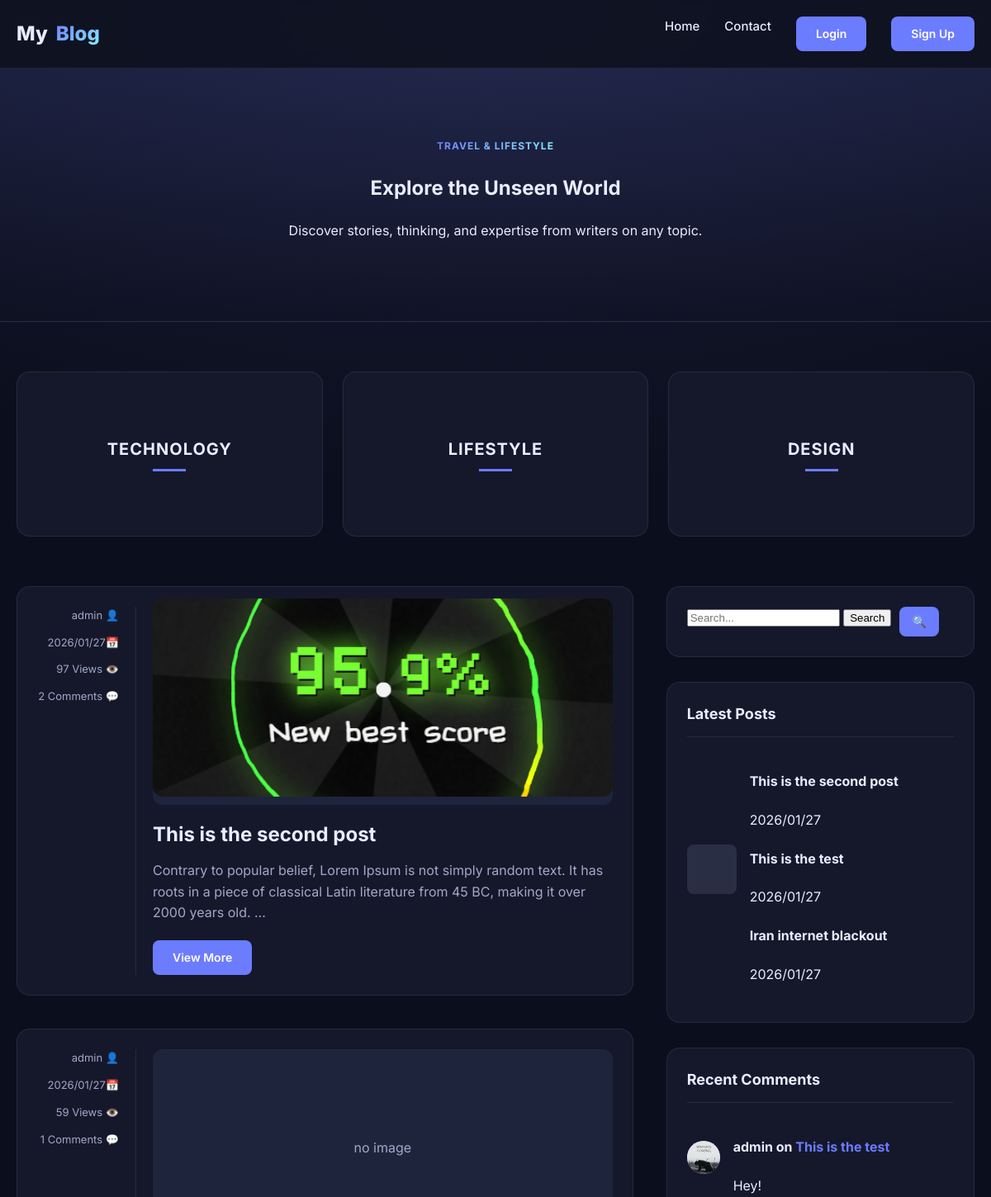
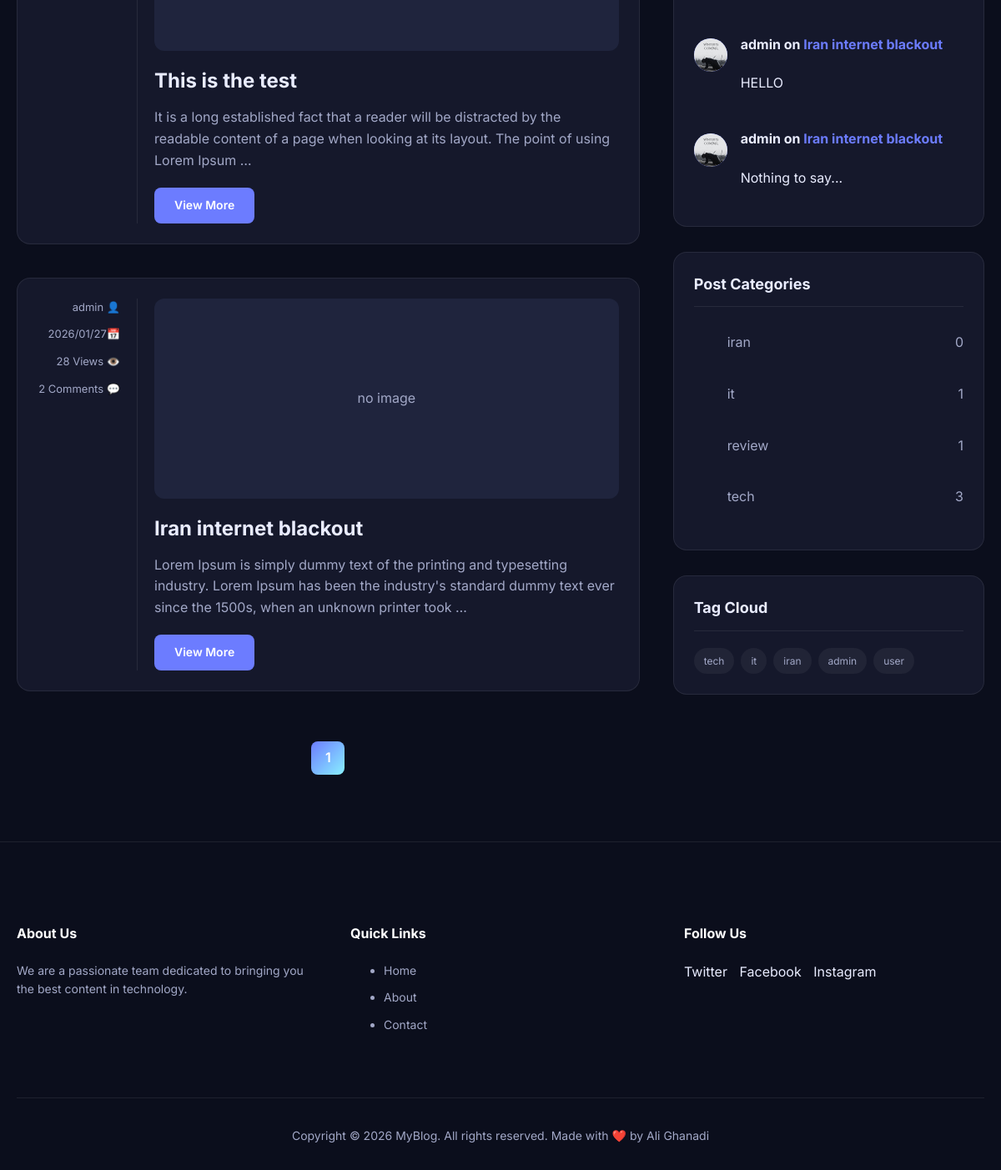
The page / on the database its author committed (2 pictures, top to bottom).
### posts/models.py (models this page shows, shortened)
class Post(models.Model):
    img = models.ImageField(upload_to='blog_images/', blank=True, null=True)
    title = models.CharField(max_length=200)
    content = models.TextField()
    author = models.ForeignKey(
        settings.AUTH_USER_MODEL,
        on_delete=models.CASCADE,
        related_name="posts"
    )
    created_date = models.DateTimeField(auto_now_add=True)
    updated_date = models.DateTimeField(auto_now=True)
    status = models.BooleanField(default=True)
    def __str__(self):
        return f"{self.title}"
    category = models.ManyToManyField(
        Category,
        related_name="posts",
        blank=True
    )
    tag = models.ManyToManyField(
        Tag,
        related_name="posts",
        blank=True
    )
    counted_views = models.IntegerField(default=0)
    @property
    def active_comment_count(self):
        return self.comments.filter(is_active=1).count()

class Comment(models.Model):
    post = models.ForeignKey(
        Post,
        on_delete=models.CASCADE,
        related_name='comments'
    )
    user_comment = models.ForeignKey(
        settings.AUTH_USER_MODEL,
        on_delete=models.CASCADE,
        related_name="user_comment"
    )
    content = models.TextField()
    is_active = models.BooleanField(default=False)
    created_at = models.DateTimeField(auto_now_add=True)

class Category(models.Model):
    name = models.CharField(max_length=100, unique=True)
    slug = models.SlugField(unique=True)
    class Meta:
      verbose_name_plural = "Categories"

class Tag(models.Model):
    name = models.CharField(max_length=100, unique=True)
    slug = models.SlugField(unique=True)

### accounts/models.py (models this page shows)
class CustomUser(AbstractUser):
    email = models.EmailField(unique=True)
    first_name = models.CharField(max_length=50)
    last_name = models.CharField(max_length=50)
    phone_number = models.CharField(max_length=20, blank=False, null=False)
    profile_picture = models.ImageField(upload_to='profiles/', blank=True, null=True)
    biography = models.TextField(default="No bio")
    def __str__(self):
        return self.username

### posts/views.py (the view)
# urls.py: path('', blog_home, name='blog_home'),
def blog_home(request):
    posts = Post.objects.filter(status=1, created_date__lte=timezone.now()).order_by('-created_date')
    paginator = Paginator(posts, 10)
    page_number = request.GET.get("page")
    page_obj = paginator.get_page(page_number)
    tags = Tag.objects.all()
    categories = Category.objects.annotate(
        post_count=Count('posts', distinct=True)
    )
    return render(request, 'blog/blog.html', {
        'posts': page_obj,
        'tags': tags,
        'categories': categories,
    })

### posts/templatetags/blog_tags.py (called while the page is built)
@register.inclusion_tag('blog/partials/sidebar/latest_posts.html')
def show_latest_posts():
    posts = Post.objects.all().order_by('-id')[:3]
    return {'posts': posts}

@register.inclusion_tag('blog/partials/sidebar/recent_comments.html')
def show_recent_comments(count=3):
    comments = Comment.objects.filter(is_active=1).order_by('-created_at')[:3]
    return {'comments': comments}

### templates/blog/blog.html (shortened to what this page needs)
{% extends 'base.html' %}
{% load blog_tags %}
{% block content %}
  <section class="hero">
    <div class="container">
      <span class="badge">Travel & Lifestyle</span>
      <h1>Explore the Unseen World</h1>
      <p>Discover stories, thinking, and expertise from writers on any topic.</p>
    </div>
  </section>
  <section class="top-cats">
    <div class="container">
      <div class="cat-grid">
        <div class="cat-card">
          <div class="cat-overlay">
            <div class="cat-title">Technology</div>
            <div class="cat-line"></div>
          </div>
        </div>
        <div class="cat-card">
          <div class="cat-overlay">
            <div class="cat-title">Lifestyle</div>
            <div class="cat-line"></div>
          </div>
        </div>
        <div class="cat-card">
          <div class="cat-overlay">
            <div class="cat-title">Design</div>
            <div class="cat-line"></div>
          </div>
        </div>
      </div>
    </div>
  </section>
  <section class="main-area">
    <div class="container layout-grid">
      <div class="posts-list">
        {% for post in posts %}
        <article class="post-item">
          <div class="post-meta-side">
            <div>{{post.author}} <span>👤</span></div>
            <div>{{post.created_date|date:"Y/m/d"}}<span>📅</span></div>
            <div>{{post.counted_views}} Views <span>👁️</span></div>
            <div>{{post.active_comment_count}} Comments <span>💬</span></div>
          </div>
          <div class="post-content">
            {% if post.img %}
            <div style="background: #1f243d; height: 240px; border-radius: 12px; margin-bottom: 20px; display: flex; align-items: center; justify-content: center; color: var(--muted);">
              <img src="{{post.img.url}}" alt="{{ post.title }}">
            </div>
            {% else %}
            <div style="background: #1f243d; height: 240px; border-radius: 12px; margin-bottom: 20px; display: flex; align-items: center; justify-content: center; color: var(--muted);">
              no image
            </div>
            {% endif %}
            <h2 class="post-title"><a href="{% url 'blog:single' pid=post.id %}">{{post.title}}</a></h2>
            <p class="post-excerpt">
              {{ post.content|truncatewords:30 }}
            </p>
            <a href="{% url 'blog:single' pid=post.id %}" class="btn">View More</a>
          </div>
        </article>
        {% endfor %}
        <div class="pagination">
          {% for i in posts.paginator.page_range %}
             {% if posts.number == i %}
                 <span class="page-link active">{{ i }}</span>
             {% else %}
                 <a href="?page={{ i }}" class="page-link">{{ i }}</a>
             {% endif %}
           {% endfor %}
        </div>
      </div>
      <aside class="sidebar-widgets">
        {% include 'blog/partials/sidebar/search.html' %}
        {% show_latest_posts %}
        {% show_recent_comments %}
        {% include 'blog/partials/sidebar/categories.html' %}
        {% include 'blog/partials/sidebar/tag_cloud.html' %}
      </aside>
    </div>
  </section>
{% endblock %}

### templates/blog/partials/sidebar/latest_posts.html
<div class="widget">
  <h3 class="widget-title">Latest Posts</h3>
  <div class="mini-post">
    <div class="mini-thumb"></div>
    <div class="mini-details">
      {% for post in posts %}
      <h4><a href="{% url 'blog:single' pid=post.id %}">{{post.title}}</a></h4>
      <span class="date">{{post.created_date|date:"Y/m/d"}}</span>
      {% endfor %}
    </div>
  </div>
</div>

### templates/blog/partials/sidebar/recent_comments.html
<div class="widget">
  <h3 class="widget-title">Recent Comments</h3>
  {% for comment in comments %}
  <div class="mini-post">
    <div style="width: 40px; height: 40px; border-radius: 50%; background: var(--accent); overflow: hidden; display: grid; place-items: center; flex-shrink: 0;">
        {% if comment.user_comment.profile_picture %}
          <img src="{{comment.user_comment.profile_picture.url}}" alt="{{ comment.user_comment.username }}" style="width: 100%; height: 100%; object-fit: cover;">
        {% else %}
          <div style="background: #1f243d; width: 100%; height: 100%; display: flex; align-items: center; justify-content: center; color: var(--muted); font-size: 10px;"></div>
        {% endif %}
    </div>
    <div class="mini-details">
      <h4>{{comment.user_comment}} on <a href="#" style="color: var(--accent);">{{comment.post}}</a></h4>
      <span class="date">{{comment.content}}</span>
    </div>
  </div>
  {% endfor %}
</div>

### templates/blog/partials/sidebar/categories.html
<div class="widget">
  <h3 class="widget-title">Post Categories</h3>
  {% for category in categories %}
  <ul class="cat-list">
    <li><a href="{% url 'blog:cat' category_slug=category.slug %}">{{category.name}}</a> <span>{{category.post_count}}</span></li>
  </ul>
{% endfor %}
</div>

### templates/blog/partials/sidebar/tag_cloud.html
<div class="widget">
  <h3 class="widget-title">Tag Cloud</h3>
  <div class="tag-cloud">
    {% for tag in tags %}
      <a href="{% url 'blog:tag' tag_slug=tag.slug %}" class="tag">{{ tag.name }}</a>
    {% empty %}
      <span class="muted">No tags yet</span>
    {% endfor %}
  </div>
</div>

### templates/base.html (style rules this page uses)
:root { --bg:#0f1220; --card:#15182b; --muted:#a2a8c7; --text:#e9ecff; --accent:#6c7cff; --accent-hover:#5a6ae6; --accent-2:#89f0ff; --border:rgba(255,255,255,.08); --gradient:linear-gradient(135deg,var(--accent),var(--accent-2)); }
* { box-sizing:border-box }
body { margin:0;font-family:Inter,system-ui,sans-serif;background:radial-gradient(1200px 600px at 50% 0%,#1a1e38,#0b0e1c),var(--bg);color:var(--text);line-height:1.6 }
a { text-decoration:none;color:inherit;transition:.2s }
.container { max-width:1200px;margin:0 auto;padding:0 20px }
.badge { background:var(--gradient);-webkit-background-clip:text;-webkit-text-fill-color:transparent;font-weight:700;text-transform:uppercase;font-size:12px;letter-spacing:1px }
.btn { display:inline-block;padding:10px 24px;background:var(--accent);color:white;border-radius:8px;font-weight:600;font-size:14px;transition:.2s;border:none;cursor:pointer }

### templates/blog/blog.html (style rules this page uses)
.hero { padding:80px 0;text-align:center;background:linear-gradient(180deg,rgba(108,124,255,.1),transparent);border-bottom:1px solid var(--border) }
.top-cats { padding:60px 0 }
.cat-grid { display:grid;grid-template-columns:repeat(auto-fit,minmax(300px,1fr));gap:24px }
.cat-card { position:relative;height:200px;border-radius:16px;overflow:hidden;border:1px solid var(--border);background:var(--card);transition:transform .3s }
.cat-overlay { position:absolute;inset:0;display:flex;flex-direction:column;justify-content:center;align-items:center }
.cat-title { font-size:20px;font-weight:700;text-transform:uppercase;letter-spacing:1px;margin-bottom:8px }
.cat-line { width:40px;height:3px;background:var(--accent) }
.main-area { padding-bottom:80px }
.layout-grid { display:grid;grid-template-columns:1fr;gap:40px }
@media (min-width:992px) { .layout-grid { grid-template-columns:2fr 1fr } }
.post-item { display:grid;grid-template-columns:1fr;gap:20px;margin-bottom:40px;padding:24px;background:var(--card);border-radius:16px;border:1px solid var(--border) }
@media (min-width:768px) { .post-item { grid-template-columns:120px 1fr } }
.post-meta-side { display:flex;flex-direction:column;gap:12px;font-size:13px;color:var(--muted);text-align:right;border-right:1px solid var(--border);padding-right:20px }
.post-content img { width:100%;height:240px;object-fit:cover;border-radius:12px;margin-bottom:20px }
.post-title { font-size:24px;font-weight:700;margin:0 0 12px;line-height:1.3 }
.post-excerpt { color:var(--muted);margin-bottom:20px }
.widget { background:var(--card);padding:24px;border-radius:16px;border:1px solid var(--border);margin-bottom:30px }
.widget-title { font-size:18px;font-weight:700;margin:0 0 20px;border-bottom:1px solid var(--border);padding-bottom:12px }
.mini-post { display:flex;gap:16px;margin-bottom:20px;align-items:center }
.mini-thumb { width:60px;height:60px;border-radius:8px;background:#2a2e45 }
.cat-list li { padding:10px 0;border-bottom:1px solid var(--border);display:flex;justify-content:space-between;color:var(--muted) }
.cat-list li:last-child { border-bottom:none }
.tag-cloud { display:flex;flex-wrap:wrap;gap:8px }
.tag { padding:6px 12px;background:rgba(255,255,255,0.05);border-radius:20px;font-size:12px;color:var(--muted) }
.pagination { display:flex;justify-content:center;align-items:center;gap:8px;margin-top:60px }
.page-link { display:inline-flex;align-items:center;justify-content:center;width:40px;height:40px;border-radius:8px;background:var(--card);border:1px solid var(--border);color:var(--muted);font-weight:600;transition:.2s }
.page-link.active { background:var(--gradient);color:white;border:none }

### rows shown on the page
Post: author "admin", created_date "2026/01/27", counted_views "97", active_comment_count "2", img (picture), title "This is the second post", content "Contrary to popular belief, Lorem Ipsum is not simply random text. It has roots in a piece of classical Latin literature from 45 BC, making it over 2000 years old. …"
Post: author "admin", created_date "2026/01/27", counted_views "59", active_comment_count "1", img "no image", title "This is the test", content "It is a long established fact that a reader will be distracted by the readable content of a page when looking at its layout. The point of using Lorem Ipsum …"
Post: author "admin", created_date "2026/01/27", counted_views "28", active_comment_count "2", img "no image", title "Iran internet blackout", content "Lorem Ipsum is simply dummy text of the printing and typesetting industry. Lorem Ipsum has been the industry's standard dummy text ever since the 1500s, when an unknown printer took …"
Comment: user_comment.profile_picture (picture), user_comment "admin", post "This is the test", content "Hey!"
Comment: user_comment.profile_picture (picture), user_comment "admin", post "Iran internet blackout", content "HELLO"
Comment: user_comment.profile_picture (picture), user_comment "admin", post "Iran internet blackout", content "Nothing to say..."
Category: name "iran", post_count "0"
Category: name "it", post_count "1"
Category: name "review", post_count "1"
Category: name "tech", post_count "3"
Tag: name "tech"
Tag: name "it"
Tag: name "iran"
Tag: name "admin"
Tag: name "user"

### other values the page prints
{{ i }} "1"
